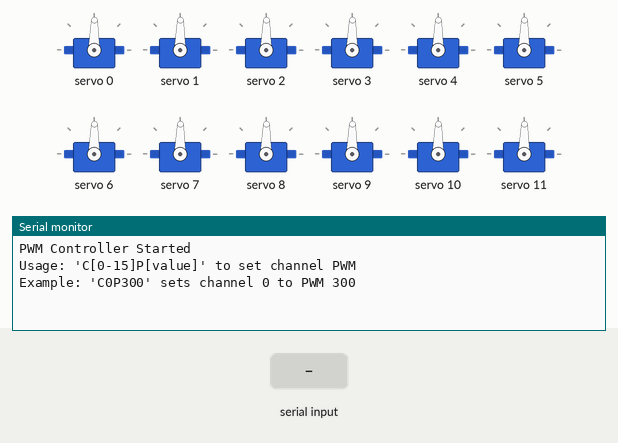
Simulated run of this sketch. Board: Arduino Uno, built with avr-gcc and run on an emulated ATmega328P. On the bench: 12 × servo, the last lines printed to the serial monitor. The test bench sets the inputs (shaded band).

Above: at 1.2 s.
1.3 s: "P\n" received over Serial
At 2.3 s:
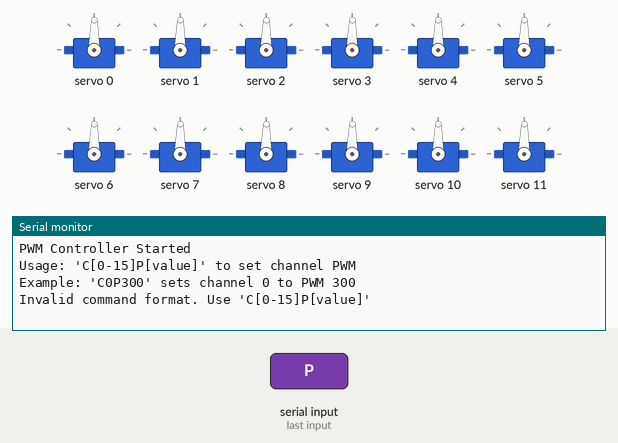
2.8 s: "READALL\n" received over Serial
At 4.1 s:
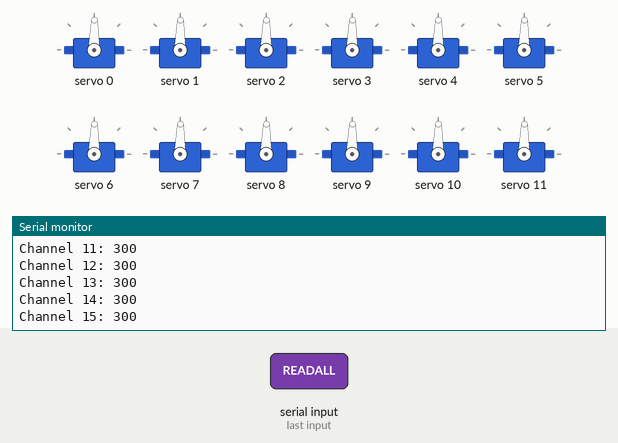
Timing chart, 0 to 5.8 s (numbered marks = the images above; inputs shaded):
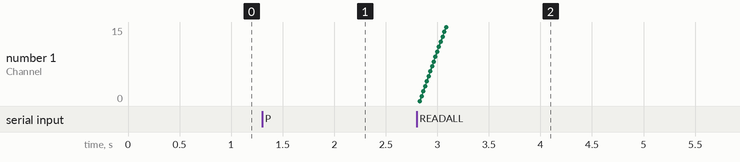

Measured:
- after the input at 1.3 s, the serial monitor: prints a new line at once (image 1)
- after the input at 2.8 s, the serial monitor: prints a new line at once (image 2)

The sketch:

chuchang_low.ino
```cpp
#include <Wire.h>
#include <Adafruit_PWMServoDriver.h>

#define SERVO_FREQ 50  // PWM频率(Hz)
#define DEFAULT_PWM 300  // 默认PWM值
#define NUM_CHANNELS 16  // PCA9685的16个通道

Adafruit_PWMServoDriver pwm = Adafruit_PWMServoDriver();

// 存储每个通道的当前PWM值
int channelValues[NUM_CHANNELS] = {0};

void setup() {
  Serial.begin(9600);
  Serial.println("PWM Controller Started");
  Serial.println("Usage: 'C[0-15]P[value]' to set channel PWM");
  Serial.println("Example: 'C0P300' sets channel 0 to PWM 300");

  Wire.begin();
  pwm.begin();
  pwm.setOscillatorFrequency(25000000);
  pwm.setPWMFreq(SERVO_FREQ);

  // 初始化所有通道为默认PWM值
  for (int i = 0; i < NUM_CHANNELS; i++) {
    channelValues[i] = DEFAULT_PWM;
    pwm.setPWM(i, 0, DEFAULT_PWM);
  }
}

void loop() {
  if (Serial.available()) {
    String command = Serial.readStringUntil('\n');
    command.trim();

    // 解析命令格式: C[channel]P[value]
    if (command.startsWith("C") && command.indexOf("P") > 0) {
      int channel = command.substring(1, command.indexOf("P")).toInt();
      int value = command.substring(command.indexOf("P") + 1).toInt();

      if (channel >= 0 && channel < NUM_CHANNELS && value >= 0 && value < 4096) {
        channelValues[channel] = value;
        pwm.setPWM(channel, 0, value);
        Serial.print("Set channel ");
        Serial.print(channel);
        Serial.print(" to PWM ");
        Serial.println(value);
      } else {
        Serial.println("Invalid channel or PWM value");
      }
    } else if (command.equals("READALL")) {
      // 读取所有通道的当前PWM值
      Serial.println("Current PWM values:");
      for (int i = 0; i < NUM_CHANNELS; i++) {
        Serial.print("Channel ");
        Serial.print(i);
        Serial.print(": ");
        Serial.println(channelValues[i]);
      }
    } else {
      Serial.println("Invalid command format. Use 'C[0-15]P[value]'");
    }
  }

  delay(10);
}
```
